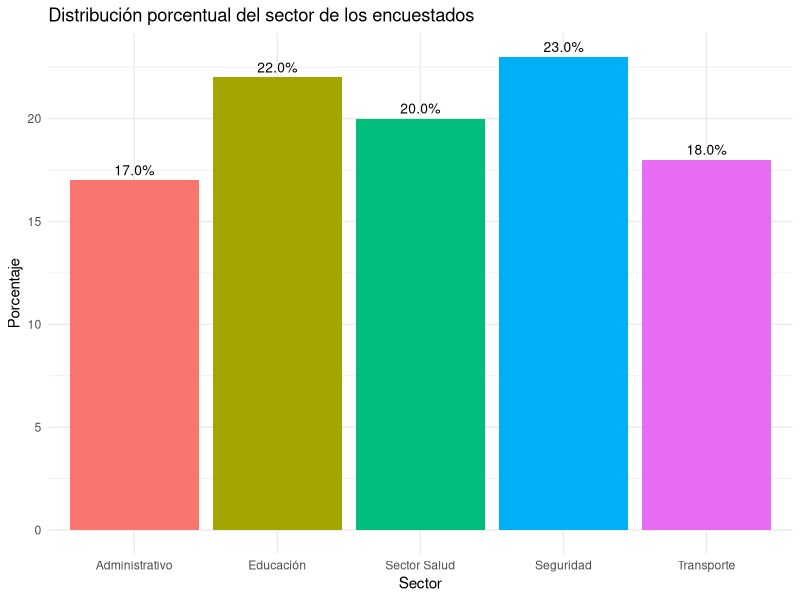
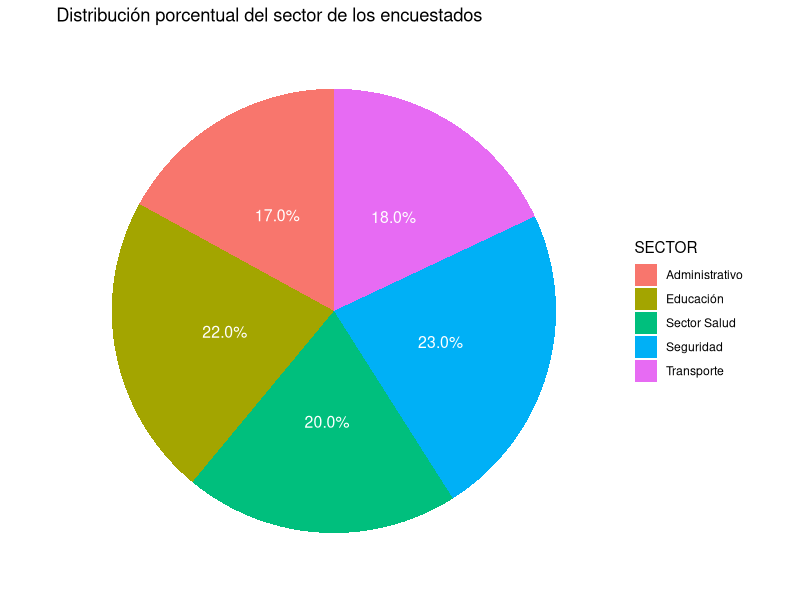
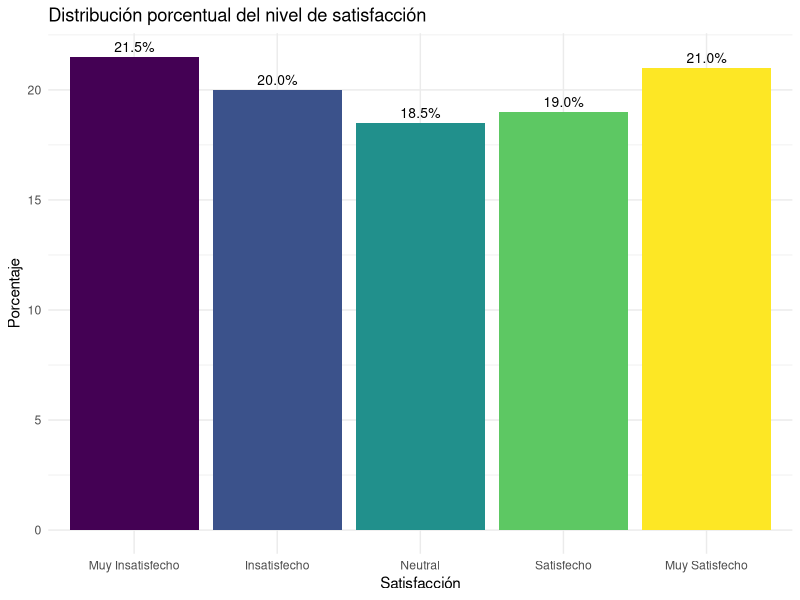
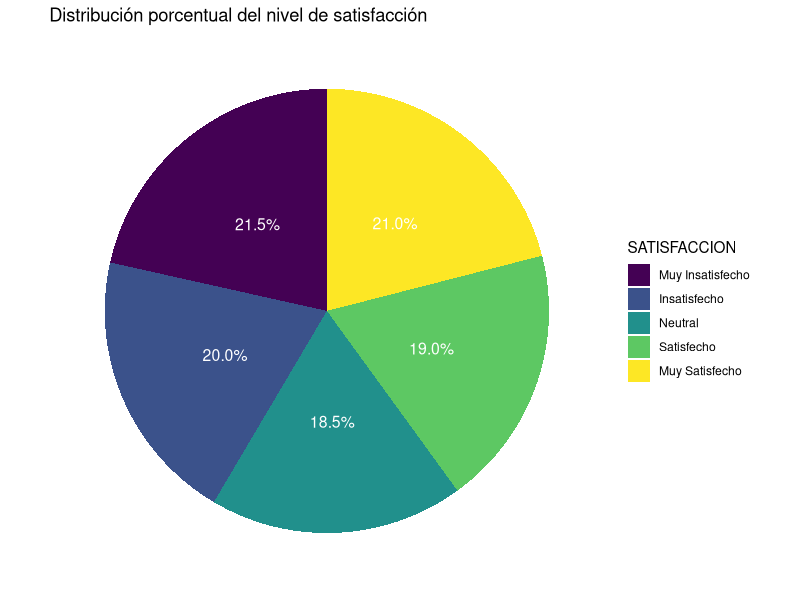
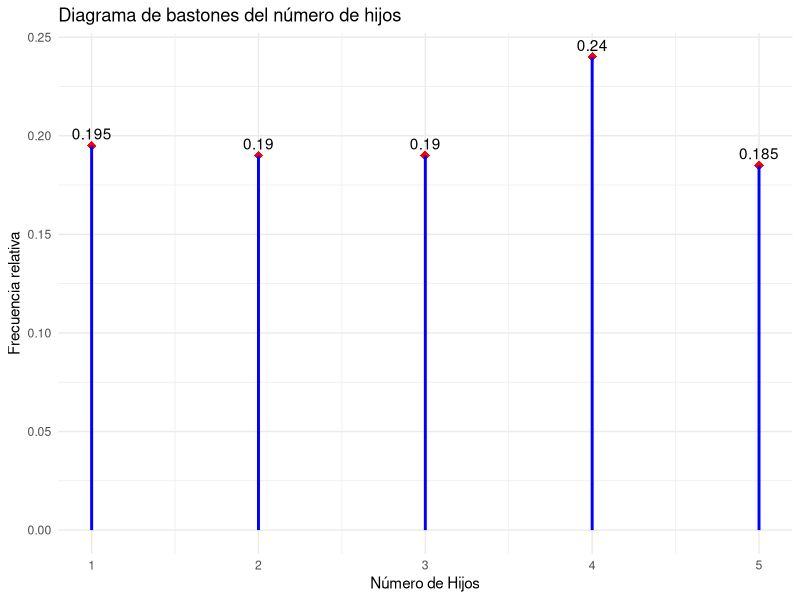
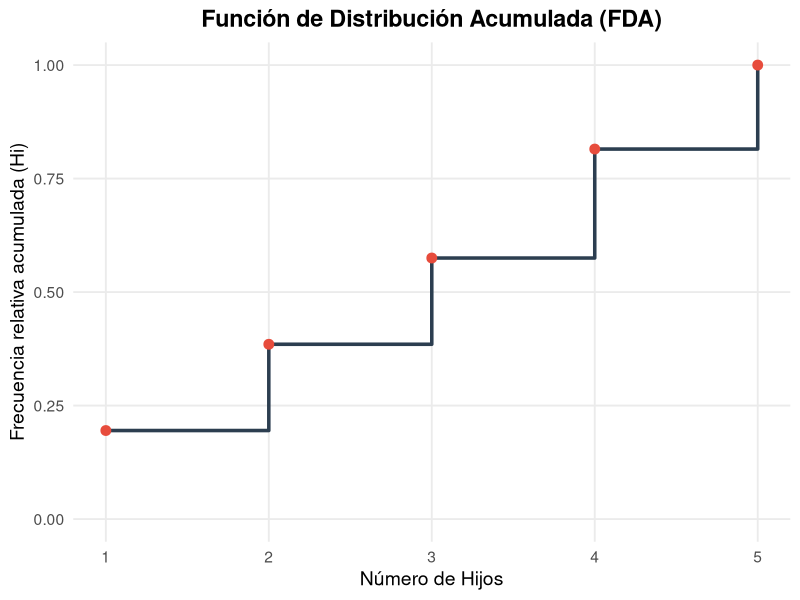
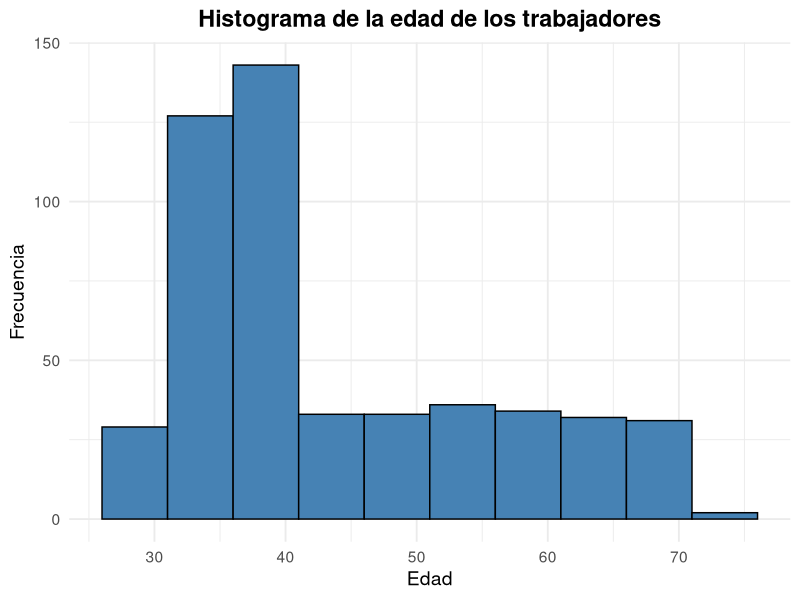
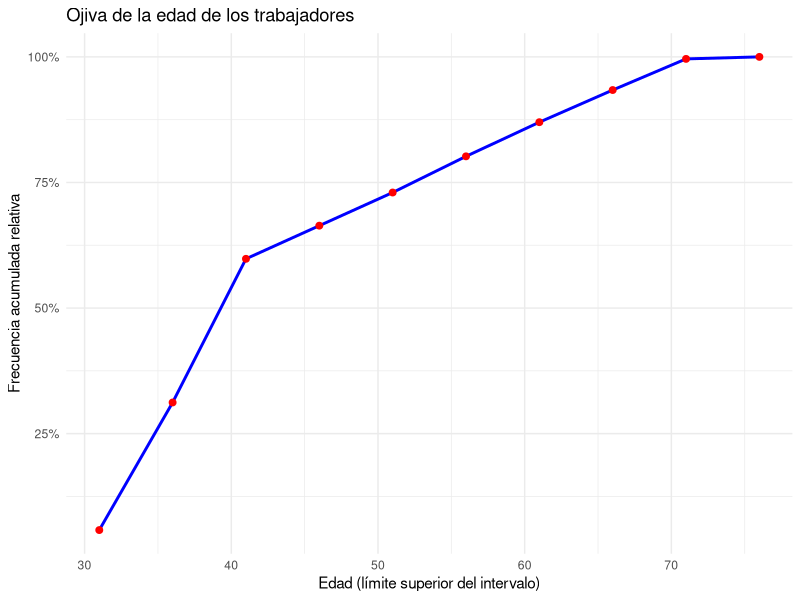

The R source for these figures, in order:
## ---- chunk 1
ipak <- function(pkg){
  
  # Definir repositorio CRAN (evita el error del mirror)
  options(repos = c(CRAN = "https://cloud.r-project.org"))
  
  # Identificar paquetes instalados
  installed <- rownames(installed.packages())
  
  # Identificar paquetes faltantes
  new.pkg <- setdiff(pkg, installed)
  
  # Instalar paquetes faltantes
  if(length(new.pkg) > 0){
    install.packages(new.pkg, dependencies = TRUE)
  }
  
  # Cargar paquetes sin mostrar mensajes
  invisible(lapply(pkg, function(p){
    suppressPackageStartupMessages(
      library(p, character.only = TRUE)
    )
  }))
}

# Crear la lista de los paquetes a utilizar
packages <- c("tidyverse", "kableExtra", "readxl")

# Instalar y cargar los paquetes del listado anterior
ipak(packages)
## ---- chunk 2


library(readxl)

Sector <- read_excel("datos/sector.xlsx") 

View(Sector)

## ---- chunk 3
head(Sector)
## ---- chunk 4
Sector %>% names %>% length()
## ---- chunk 5
names(Sector)
## ---- chunk 6
library(dplyr)

glimpse(Sector)
## ---- chunk 7
Sector$GENERO <- as.factor(Sector$SECTOR)
Sector$NIVEL <- factor(Sector$NIVEL, 
                              levels = c("Alta", "Media", "Baja"), ordered = TRUE)
Sector$SATISFACCION <- factor(Sector$SATISFACCION, 
                              levels = c("Muy Insatisfecho", "Insatisfecho", "Neutral", "Satisfecho", "Muy Satisfecho"), ordered = TRUE)
Sector$PARTICIPACION <- factor(Sector$PARTICIPACION, 
                              levels = c("Nunca", "Rara vez", "A veces", "Frecuentemente", "Siempre"), ordered = TRUE)

## ---- chunk 8
glimpse(Sector)
## ---- chunk 9
# Crear la tabla original
tabla <- tibble(Sector = Sector$SECTOR) %>% 
  group_by(Sector) %>% 
  summarise(fi = n()) %>%
  mutate(
    hi = round(fi / sum(fi), 4),
    Porcentaje = paste0(round(hi * 100, 2), "%")
  )

# Convertir columna a character
tabla <- tabla %>% 
  mutate(
    Sector = as.character(Sector)
  )

# Añadir fila de totales
totales <- tibble(
  Sector = "Total",
  fi = sum(tabla$fi),
  hi = round(sum(tabla$hi), 4),
  Porcentaje = paste0(round(sum(tabla$hi) * 100, 2), "%")
)

# Combinar tablas
tabla_final <- bind_rows(tabla, totales)

# Mostrar tabla final
tabla_final %>% 
  knitr::kable(
    col.names = c("Sector", "$f_i$", "$h_i$", "Porcentaje"),
    align = c("l", "c", "c", "c")
  )
## ---- chunk 10
# Cargar las librerías necesarias
library(ggplot2)
library(dplyr)
library(readxl)

# Calcular los porcentajes de cada categoría en la variable SECTOR
sector_counts <- Sector %>%
  dplyr::count(SECTOR) %>%
  mutate(porcentaje = n / sum(n) * 100)

# Crear el diagrama de barras
ggplot(sector_counts, aes(x = SECTOR, y = porcentaje, fill = SECTOR)) +
  geom_bar(stat = "identity") +
  labs(
    title = "Distribución porcentual del sector de los encuestados",
    x = "Sector",
    y = "Porcentaje"
  ) +
  theme_minimal() +
  theme(legend.position = "none") +
  geom_text(
    aes(label = sprintf("%.1f%%", porcentaje)),
    vjust = -0.5,
    color = "black",
    size = 3.5
  )
## ---- chunk 11
# Cargar las librerías necesarias
library(ggplot2)
library(dplyr)
library(readxl)

# Calcular los porcentajes de cada categoría en la variable SECTOR
sector_counts <- Sector %>%
  dplyr::count(SECTOR) %>%
  mutate(porcentaje = n / sum(n) * 100)

# Crear el diagrama circular
ggplot(sector_counts, aes(x = "", y = porcentaje, fill = SECTOR)) +
  geom_bar(stat = "identity", width = 1) +
  coord_polar("y") +
  labs(
    title = "Distribución porcentual del sector de los encuestados"
  ) +
  theme_minimal() +
  theme(
    axis.title.x = element_blank(),
    axis.title.y = element_blank(),
    panel.grid = element_blank(),
    axis.text.x = element_blank()
  ) +
  geom_text(
    aes(label = sprintf("%.1f%%", porcentaje)),
    position = position_stack(vjust = 0.5),
    color = "white",
    size = 4
  )
## ---- chunk 12
# Crear la tabla original
tabla <- tibble(Satisfaccion = Sector$SATISFACCION) %>% 
  group_by(Satisfaccion) %>% 
  summarise(fi = n()) %>%
  mutate(
    hi = round(fi / sum(fi), 4),
    Porcentaje = paste0(round(hi * 100, 2), "%")
  )

# Convertir las columnas a character
tabla <- tabla %>% 
  mutate(
    Satisfaccion = as.character(Satisfaccion)
  )

# Añadir la fila de totales
totales <- tibble(
  Satisfaccion = "Total",
  fi = sum(tabla$fi),
  hi = round(sum(tabla$hi), 4),
  Porcentaje = paste0(round(sum(tabla$hi) * 100, 2), "%")
)

# Combinar tablas
tabla_final <- bind_rows(tabla, totales)

# Mostrar la tabla final
tabla_final %>% 
  knitr::kable(
    col.names = c("Satisfacción", "$f_i$", "$h_i$", "Porcentaje"),
    align = c("l", "c", "c", "c")
  )
## ---- chunk 13
# Cargar las librerías necesarias
library(ggplot2)
library(dplyr)
library(readxl)

# Calcular los porcentajes de cada categoría en la variable SATISFACCION
satisfaccion_counts <- Sector %>%
  dplyr::count(SATISFACCION) %>%
  mutate(porcentaje = n / sum(n) * 100)

# Crear el diagrama de barras
ggplot(satisfaccion_counts, aes(x = SATISFACCION, y = porcentaje, fill = SATISFACCION)) +
  geom_bar(stat = "identity") +
  labs(
    title = "Distribución porcentual del nivel de satisfacción",
    x = "Satisfacción",
    y = "Porcentaje"
  ) +
  theme_minimal() +
  theme(legend.position = "none") +
  geom_text(
    aes(label = sprintf("%.1f%%", porcentaje)),
    vjust = -0.5,
    color = "black",
    size = 3.5
  )
## ---- chunk 14
# Cargar las librerías necesarias
library(ggplot2)
library(dplyr)
library(readxl)

# Calcular los porcentajes de cada categoría en la variable SATISFACCION
satisfaccion_counts <- Sector %>%
  dplyr::count(SATISFACCION) %>%
  mutate(porcentaje = n / sum(n) * 100)

# Crear el diagrama circular
ggplot(satisfaccion_counts, aes(x = "", y = porcentaje, fill = SATISFACCION)) +
  geom_bar(stat = "identity", width = 1) +
  coord_polar("y") +
  labs(
    title = "Distribución porcentual del nivel de satisfacción"
  ) +
  theme_minimal() +
  theme(
    axis.title.x = element_blank(),
    axis.title.y = element_blank(),
    panel.grid = element_blank(),
    axis.text.x = element_blank()
  ) +
  geom_text(
    aes(label = sprintf("%.1f%%", porcentaje)),
    position = position_stack(vjust = 0.5),
    color = "white",
    size = 4
  )
## ---- chunk 15
# Crear la tabla original
tabla <- tibble(Hijos = Sector$HIJOS) %>% 
  group_by(Hijos) %>% 
  summarise(fi = n()) %>%
  mutate(
    hi = round(fi / sum(fi), 4),
    Porcentaje = paste0(round(hi * 100, 2), "%"),
    Fi = cumsum(fi),
    Hi = cumsum(hi)
  )

# Convertir columnas a character
tabla <- tabla %>% 
  mutate(
    Hijos = as.character(Hijos),
    Fi = as.character(Fi),
    Hi = as.character(Hi)
  )

# Añadir fila de totales
totales <- tibble(
  Hijos = "Total",
  fi = sum(tabla$fi),
  hi = round(sum(tabla$hi), 4),
  Porcentaje = paste0(round(sum(tabla$hi) * 100, 2), "%"),
  Fi = "",
  Hi = ""
)

# Combinar tablas
tabla_final <- bind_rows(tabla, totales)

# Mostrar tabla final
tabla_final %>% 
  knitr::kable(
    col.names = c("Número de Hijos", "fi", "hi", "Porcentaje", "Fi", "Hi"),
    align = c("l", "r", "r", "r", "r", "r")
  )
## ---- chunk 16
# Cargar librerías necesarias
library(ggplot2)
library(dplyr)

# Crear tabla de frecuencias para HIJOS
tabla_hijos <- Sector %>%
  count(HIJOS) %>%
  mutate(
    hi = round(n / sum(n), 4)
  )

# Gráfico de bastones
ggplot(tabla_hijos, aes(x = HIJOS, y = hi)) +
  geom_point(shape = 18, color = "red", size = 3) +
  geom_segment(aes(xend = HIJOS, yend = 0),
               linewidth = 1,
               color = "blue") +
  labs(
    x = "Número de Hijos",
    y = "Frecuencia relativa",
    title = "Diagrama de bastones del número de hijos"
  ) +
  theme_minimal() +
  geom_text(
    aes(label = hi),
    vjust = -0.5
  )
## ---- chunk 17
# Cargar librerías
library(ggplot2)
library(dplyr)
library(tibble)

# Crear tabla de frecuencias acumuladas para HIJOS
df <- Sector %>%
  count(HIJOS) %>%
  mutate(
    hi = n / sum(n),
    Hi = cumsum(hi)
  )

# Gráfica de función de distribución acumulada
ggplot(df, aes(x = HIJOS, y = Hi)) +
  geom_step(color = "#2C3E50", linewidth = 1.2) +
  geom_point(color = "#E74C3C", size = 3) +
  scale_x_continuous(breaks = df$HIJOS) +
  scale_y_continuous(limits = c(0, 1)) +
  labs(
    title = "Función de Distribución Acumulada (FDA)",
    x = "Número de Hijos",
    y = "Frecuencia relativa acumulada (Hi)"
  ) +
  theme_minimal(base_size = 14) +
  theme(
    plot.title = element_text(face = "bold", hjust = 0.5),
    panel.grid.minor = element_blank()
  )
## ---- chunk 18
Min <- min(Sector$EDAD)
Min
## ---- chunk 19
Max <- max(Sector$EDAD)
Max
## ---- chunk 20
R <- Max-Min
R
## ---- chunk 21
m <- ceiling(1 + 3.322*log10(nrow(Sector)))
m
## ---- chunk 22
A <- ceiling((R/m) * 1) / 1
A
## ---- chunk 23
RC <- A*m
RC
## ---- chunk 24
D <- RC-R
D
## ---- chunk 25
Xmin <- Min-4
Xmin
## ---- chunk 26
Xmax <- Max+4
Xmax
## ---- chunk 27
library(dplyr)
library(kableExtra)

m1 <- (Xmin+(Xmin+A))/2

interv = cut(x = Sector$EDAD, breaks = seq(Xmin, Xmax, by = A), include.lowest = TRUE)

tabla <- tibble(Edad = interv) %>% 
  group_by(Edad) %>% 
  summarise(fi = n()) %>% 
  mutate(hi = fi / sum(fi)) %>% 
  mutate(
    mi = seq(m1, by = A, length.out = n()) %>% as.character(),
  Fi = cumsum(fi) %>% as.character(),
  Hi = cumsum(fi / sum(fi)) %>% as.character()
  ) %>% 
  relocate(Edad, mi, fi)
  

# Agregar la fila total con casillas en blanco
tabla <- tabla %>% 
  add_row(Edad = "Total", mi = "", fi = sum(tabla$fi), hi = sum(tabla$hi), Fi = "", Hi = "")

# Generar la tabla con knitr::kable y agregar título
tabla %>% 
  knitr::kable(
    col.names = c("Edad", "mi", "fi", "hi", "Fi", "Hi"), 
    align = c("l", "r", "r", "r", "r", "r")
  ) %>% 
  kableExtra::kable_styling(full_width = FALSE) %>% 
  kableExtra::add_header_above(c("Distribuciones de frecuencias para la variable Edad" = 6))
## ---- chunk 28
# Librerías
library(ggplot2)

# Dataframe (tus datos)
edad <- data.frame(
  li = c(26, 31, 36, 41, 46, 51, 56, 61, 66, 71),
  ls = c(31, 36, 41, 46, 51, 56, 61, 66, 71, 76),
  fi = c(29, 127, 143, 33, 33, 36, 34, 32, 31, 2)
)

# Histograma real con intervalos
ggplot(edad) +
  geom_rect(aes(
    xmin = li,
    xmax = ls,
    ymin = 0,
    ymax = fi
  ),
  fill = "steelblue",
  color = "black"
  ) +
  labs(
    title = "Histograma de la edad de los trabajadores",
    x = "Edad",
    y = "Frecuencia"
  ) +
  theme_minimal(base_size = 14) +
  theme(
    plot.title = element_text(hjust = 0.5, face = "bold")
  )
## ---- chunk 29
library(dplyr)
library(ggplot2)
library(tibble)

edad <- tibble(
  li = c(26, 31, 36, 41, 46, 51, 56, 61, 66, 71),
  ls = c(31, 36, 41, 46, 51, 56, 61, 66, 71, 76),
  fi = c(29, 127, 143, 33, 33, 36, 34, 32, 31, 2)
)

# Calcular acumuladas
edad <- edad %>% 
  mutate(
    Fi = cumsum(fi),
    Hi = Fi / sum(fi)
  )

# Graficar ojiva
ggplot(edad, aes(x = ls, y = Hi)) +
  geom_line(color = "blue", size = 1) +
  geom_point(color = "red", size = 2) +
  labs(
    title = "Ojiva de la edad de los trabajadores",
    x = "Edad (límite superior del intervalo)",
    y = "Frecuencia acumulada relativa"
  ) +
  scale_y_continuous(labels = scales::percent) +
  theme_minimal()
## ---- chunk 30
# Librerías
library(dplyr)

edad <- data.frame(
  mi = c(28.5, 33.5, 38.5, 43.5, 48.5, 53.5, 58.5, 63.5, 68.5, 73.5),
  fi = c(29, 127, 143, 33, 33, 36, 34, 32, 31, 2)
)

edad_expandida <- edad %>%
  slice(rep(1:n(), fi))

dens <- density(edad_expandida$mi)

plot(dens,
     main = "Densidad",
     xlab = "Edad",
     ylab = "Densidad",
     col = "red",
     lwd = 2)

polygon(dens, col = rgb(1, 0, 0, 0.5), border = "red")
